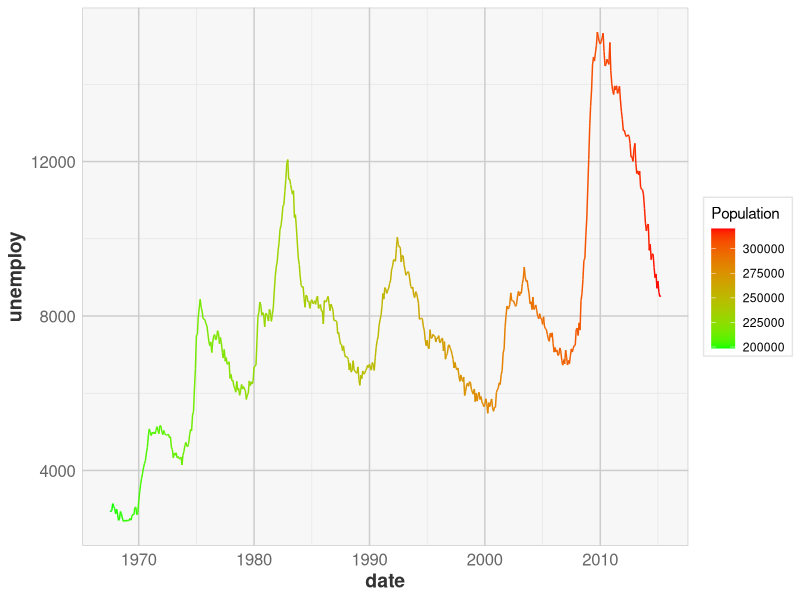

Generate this figure with R:
## ---- chunk 1
knitr::opts_chunk$set(comment = NA)
## ---- chunk 2
library(ggplot2)

p <- ggplot(data = economics, mapping = aes(x = date, y = unemploy, colour = pop)) +
  geom_line() +
  theme_minimal()

p + scale_colour_gradient(low = "green", high = "red", name = "Population") +
  theme(

    panel.background = element_rect(fill = "#f7f7f7", colour = "#cccccc", size = 0.5, linetype = "solid"),
    
    panel.grid.major = element_line(size = 0.5, linetype = 'solid', colour = "gray80"),
    panel.grid.minor = element_line(size = 0.25, linetype = 'solid', colour = "gray90"),
    
    plot.background = element_rect(fill = "white", colour = NA),
    
    axis.text = element_text(colour = "gray40", size = 12, face = "plain"),
    axis.title = element_text(colour = "gray20", size = 14, face = "bold"),
    
    legend.background = element_rect(fill = "white", colour = "gray90"),
    legend.position = "right",
    
    plot.title = element_text(size = 16, face = "bold", hjust = 0.5)
  )

#Exploring Economic Trends: Unemployment and Population Dynamics

#Visualization Techniques and Design Principles:

#Color Encoding: The line color transitions from green to red, where green represents lower population values, suggesting regions or times of lower population density. Conversely, red indicates higher population values, highlighting areas or periods with increased population density. This gradient provides an intuitive means to observe how population fluctuations correlate with changes in unemployment rates.

#Minimalistic Design: Adopting a theme_minimal(), the graph maintains a clean and uncluttered aesthetic. This minimalist approach focuses the viewer’s attention on the data itself, free from unnecessary visual distractions.

#Enhanced Readability: Text elements such as axis labels and the title are carefully formatted to enhance readability. They are styled to ensure they are immediately distinguishable yet subtle enough not to overshadow the data presented.

#Contrast: High contrast between the text (dark gray) and the background (light gray and white) ensures that the information is easy to read. The color gradient from green to red not only signifies different data values but also enhances the visual impact of the graph, making significant data points stand out.

#Alignment: Text elements and graphical components are aligned to create a clean, organized appearance that guides the viewer's eye through the data. The legend and axis titles are aligned to ensure coherence in data interpretation.

#Repetition: The consistent use of typography, line styles, and color schemes throughout the visualization reinforces the theme and helps in reinforcing viewer understanding. Repeating these elements provides a cohesive and harmonious visual experience.

#Proximity: Related elements, such as the graph title, axis labels, and legend, are placed close to each other to emphasize their relationships and improve the viewer’s ability to quickly associate graphical data with its descriptive elements.

#This dynamic approach to data presentation helps stakeholders, policymakers, and economists to identify patterns and make informed decisions based on the interplay between population metrics and unemployment rates.

#Usage of AI:

#We have used a ChatGPT by OpenAI in order to make a clarification for our group how to make a back ground more readable for everyone. And after it made a perfect grid and visibility of the graph.
